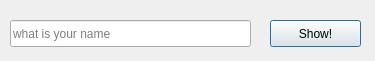
<?xml version="1.0" encoding="UTF-8"?>
<ui version="4.0">
 <class>mainDialog</class>
 <widget class="QDialog" name="mainDialog">
  <property name="geometry">
   <rect>
    <x>0</x>
    <y>0</y>
    <width>375</width>
    <height>61</height>
   </rect>
  </property>
  <property name="windowTitle">
   <string>Main Dialog</string>
  </property>
  <widget class="QLineEdit" name="nameEdit">
   <property name="geometry">
    <rect>
     <x>10</x>
     <y>20</y>
     <width>241</width>
     <height>27</height>
    </rect>
   </property>
   <property name="text">
    <string/>
   </property>
   <property name="placeholderText">
    <string>what is your name</string>
   </property>
  </widget>
  <widget class="QPushButton" name="showButton">
   <property name="geometry">
    <rect>
     <x>270</x>
     <y>20</y>
     <width>91</width>
     <height>27</height>
    </rect>
   </property>
   <property name="text">
    <string>Show!</string>
   </property>
  </widget>
 </widget>
 <tabstops>
  <tabstop>showButton</tabstop>
  <tabstop>nameEdit</tabstop>
 </tabstops>
 <resources/>
 <connections/>
</ui>
